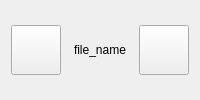
                      <widget class="QWidget" name="widget_7" native="true">
                       <property name="minimumSize">
                        <size>
                         <width>0</width>
                         <height>67</height>
                        </size>
                       </property>
                       <layout class="QHBoxLayout" name="horizontalLayout_5">
                        <item>
                         <widget class="QPushButton" name="back_3">
                          <property name="minimumSize">
                           <size>
                            <width>40</width>
                            <height>40</height>
                           </size>
                          </property>
                          <property name="maximumSize">
                           <size>
                            <width>50</width>
                            <height>50</height>
                           </size>
                          </property>
                          <property name="text">
                           <string/>
                          </property>
                          <property name="icon">
                           <iconset resource="../../../Users/Евгения/PycharmProjects/Knowledge/images/icons.qrc">
                            <normaloff>:/newPrefix/налево.png</normaloff>:/newPrefix/налево.png</iconset>
                          </property>
                          <property name="iconSize">
                           <size>
                            <width>60</width>
                            <height>60</height>
                           </size>
                          </property>
                         </widget>
                        </item>
                        <item>
                         <widget class="QLabel" name="file_name">
                          <property name="styleSheet">
                           <string notr="true">font:24pt &quot;Comic Sans MS&quot;;
font-color:rgb(31, 131, 231)</string>
                          </property>
                          <property name="text">
                           <string>file_name</string>
                          </property>
                          <property name="alignment">
                           <set>Qt::AlignCenter</set>
                          </property>
                         </widget>
                        </item>
                        <item>
                         <widget class="QPushButton" name="back_4">
                          <property name="minimumSize">
                           <size>
                            <width>40</width>
                            <height>40</height>
                           </size>
                          </property>
                          <property name="maximumSize">
                           <size>
                            <width>50</width>
                            <height>50</height>
                           </size>
                          </property>
                          <property name="text">
                           <string/>
                          </property>
                          <property name="iconSize">
                           <size>
                            <width>60</width>
                            <height>60</height>
                           </size>
                          </property>
                         </widget>
                        </item>
                       </layout>
                      </widget>
